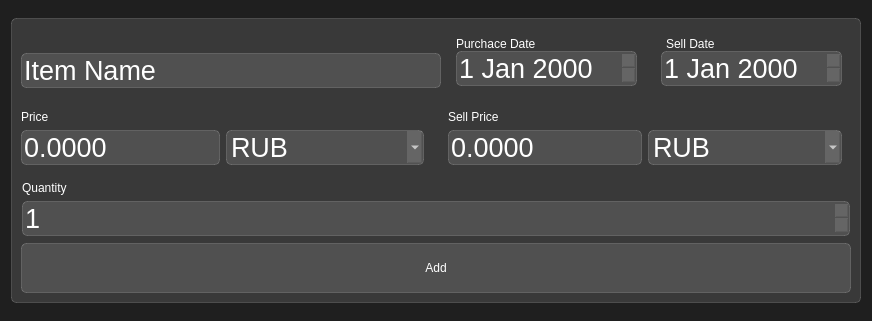
<?xml version="1.0" encoding="UTF-8"?>
<ui version="4.0">
 <class>Dialog</class>
 <widget class="QDialog" name="Dialog">
  <property name="geometry">
   <rect>
    <x>0</x>
    <y>0</y>
    <width>872</width>
    <height>321</height>
   </rect>
  </property>
  <property name="windowTitle">
   <string>Dialog</string>
  </property>
  <property name="styleSheet">
   <string notr="true">background-color: rgb(31, 31, 31);
color: rgb(255, 255, 255);</string>
  </property>
  <layout class="QHBoxLayout" name="horizontalLayout_2">
   <item>
    <widget class="QFrame" name="frame">
     <property name="sizePolicy">
      <sizepolicy hsizetype="Preferred" vsizetype="Maximum">
       <horstretch>0</horstretch>
       <verstretch>0</verstretch>
      </sizepolicy>
     </property>
     <property name="styleSheet">
      <string notr="true">background-color: rgba(255, 255, 255, 30);
border: 1px solid rgba(255, 255, 255, 40);
border-radius: 5px;</string>
     </property>
     <property name="frameShape">
      <enum>QFrame::StyledPanel</enum>
     </property>
     <property name="frameShadow">
      <enum>QFrame::Raised</enum>
     </property>
     <layout class="QVBoxLayout" name="verticalLayout_11">
      <property name="spacing">
       <number>6</number>
      </property>
      <item>
       <layout class="QHBoxLayout" name="horizontalLayout_4">
        <item>
         <widget class="QLineEdit" name="item_name">
          <property name="font">
           <font>
            <pointsize>20</pointsize>
           </font>
          </property>
          <property name="styleSheet">
           <string notr="true">margin-top:18px;</string>
          </property>
          <property name="text">
           <string>Item Name</string>
          </property>
         </widget>
        </item>
        <item>
         <widget class="QFrame" name="purch_date_frame">
          <property name="sizePolicy">
           <sizepolicy hsizetype="Preferred" vsizetype="Maximum">
            <horstretch>0</horstretch>
            <verstretch>0</verstretch>
           </sizepolicy>
          </property>
          <property name="styleSheet">
           <string notr="true">QFrame{
background-color: none;
border:none;
}
</string>
          </property>
          <layout class="QVBoxLayout" name="verticalLayout">
           <property name="spacing">
            <number>0</number>
           </property>
           <item>
            <widget class="QLabel" name="label">
             <property name="maximumSize">
              <size>
               <width>16777215</width>
               <height>20</height>
              </size>
             </property>
             <property name="styleSheet">
              <string notr="true">background-color: none;
border: none;
</string>
             </property>
             <property name="text">
              <string>Purchace Date</string>
             </property>
             <property name="margin">
              <number>0</number>
             </property>
            </widget>
           </item>
           <item>
            <widget class="QDateEdit" name="buy_date_ui">
             <property name="font">
              <font>
               <pointsize>20</pointsize>
              </font>
             </property>
             <property name="styleSheet">
              <string notr="true">
QCalendarWidget QToolButton {
  font-size: 20pt;
  }
/* header row */
  QCalendarWidget QWidget { alternate-background-color: rgb(128, 128, 128); }

  /* normal days */
  QCalendarWidget QAbstractItemView:enabled 
  {
  	font-size:20px;  
  	color: rgb(255, 255, 255);  
  	background-color: rgba(255, 255, 255, 30);  
  	selection-background-color: rgb(64, 64, 64); 
  	selection-color: rgb(0, 255, 0); 
  }
QCalendarWidget QAbstractItemView:disabled 
{ 
color: rgb(64, 64, 64); 
}</string>
             </property>
             <property name="calendarPopup">
              <bool>false</bool>
             </property>
            </widget>
           </item>
          </layout>
         </widget>
        </item>
        <item>
         <widget class="QFrame" name="sell_date_frame">
          <property name="sizePolicy">
           <sizepolicy hsizetype="Preferred" vsizetype="Maximum">
            <horstretch>0</horstretch>
            <verstretch>0</verstretch>
           </sizepolicy>
          </property>
          <property name="styleSheet">
           <string notr="true">QFrame{
background-color: none;
border:none;
}
</string>
          </property>
          <layout class="QVBoxLayout" name="verticalLayout_2">
           <property name="spacing">
            <number>0</number>
           </property>
           <item>
            <widget class="QLabel" name="label_2">
             <property name="maximumSize">
              <size>
               <width>16777215</width>
               <height>20</height>
              </size>
             </property>
             <property name="styleSheet">
              <string notr="true">background-color: none;
border: none;
margin-left: 2px;</string>
             </property>
             <property name="text">
              <string>Sell Date</string>
             </property>
            </widget>
           </item>
           <item>
            <widget class="QDateEdit" name="sell_date_ui">
             <property name="font">
              <font>
               <pointsize>20</pointsize>
              </font>
             </property>
             <property name="styleSheet">
              <string notr="true">
QCalendarWidget QToolButton {
  font-size: 20pt;
  }
/* header row */
  QCalendarWidget QWidget { alternate-background-color: rgb(128, 128, 128); }

  /* normal days */
  QCalendarWidget QAbstractItemView:enabled 
  {
  	font-size:20px;  
  	color: rgb(255, 255, 255);  
  	background-color: rgba(255, 255, 255, 30);  
  	selection-background-color: rgb(64, 64, 64); 
  	selection-color: rgb(0, 255, 0); 
  }
QCalendarWidget QAbstractItemView:disabled 
{ 
color: rgb(64, 64, 64); 
}</string>
             </property>
             <property name="calendarPopup">
              <bool>false</bool>
             </property>
            </widget>
           </item>
          </layout>
         </widget>
        </item>
       </layout>
      </item>
      <item>
       <layout class="QHBoxLayout" name="horizontalLayout_5">
        <item>
         <widget class="QFrame" name="price_frame">
          <property name="sizePolicy">
           <sizepolicy hsizetype="Preferred" vsizetype="Maximum">
            <horstretch>0</horstretch>
            <verstretch>0</verstretch>
           </sizepolicy>
          </property>
          <property name="styleSheet">
           <string notr="true">QFrame{
background-color: none;
border:none;
}
</string>
          </property>
          <layout class="QVBoxLayout" name="verticalLayout_3">
           <property name="leftMargin">
            <number>0</number>
           </property>
           <item>
            <widget class="QLabel" name="label_3">
             <property name="maximumSize">
              <size>
               <width>16777215</width>
               <height>20</height>
              </size>
             </property>
             <property name="styleSheet">
              <string notr="true">background-color: none;
border: none;</string>
             </property>
             <property name="text">
              <string>Price</string>
             </property>
            </widget>
           </item>
           <item>
            <layout class="QHBoxLayout" name="horizontalLayout_3">
             <item>
              <widget class="QDoubleSpinBox" name="buy_price_ui">
               <property name="font">
                <font>
                 <pointsize>20</pointsize>
                </font>
               </property>
               <property name="styleSheet">
                <string notr="true">font-size: 20pt;
</string>
               </property>
               <property name="buttonSymbols">
                <enum>QAbstractSpinBox::NoButtons</enum>
               </property>
               <property name="decimals">
                <number>4</number>
               </property>
               <property name="maximum">
                <double>99999999999999991611392.000000000000000</double>
               </property>
               <property name="stepType">
                <enum>QAbstractSpinBox::DefaultStepType</enum>
               </property>
              </widget>
             </item>
             <item>
              <widget class="QComboBox" name="buy_currency_ui">
               <property name="minimumSize">
                <size>
                 <width>95</width>
                 <height>0</height>
                </size>
               </property>
               <property name="font">
                <font>
                 <pointsize>20</pointsize>
                </font>
               </property>
               <property name="styleSheet">
                <string notr="true">QComboBox {
   
}

QComboBox:editable {
    
}
QComboBox QAbstractItemView {

	background-color: rgb(31, 31, 31);
}
QComboBox:!editable, QComboBox::drop-down:editable {
     
}

/* QComboBox gets the &quot;on&quot; state when the popup is open */
QComboBox:!editable:on, QComboBox::drop-down:editable:on {
   
}

QComboBox:on { /* shift the text when the popup opens */
    
}

QComboBox::drop-down {
    
}


</string>
               </property>
               <item>
                <property name="text">
                 <string>RUB</string>
                </property>
               </item>
               <item>
                <property name="text">
                 <string>USDT</string>
                </property>
               </item>
               <item>
                <property name="text">
                 <string>ADA</string>
                </property>
               </item>
               <item>
                <property name="text">
                 <string>ETH</string>
                </property>
               </item>
              </widget>
             </item>
            </layout>
           </item>
          </layout>
         </widget>
        </item>
        <item>
         <widget class="QFrame" name="sell_frame">
          <property name="sizePolicy">
           <sizepolicy hsizetype="Preferred" vsizetype="Maximum">
            <horstretch>0</horstretch>
            <verstretch>0</verstretch>
           </sizepolicy>
          </property>
          <property name="styleSheet">
           <string notr="true">QFrame{
background-color: none;
border:none;
}
</string>
          </property>
          <layout class="QVBoxLayout" name="verticalLayout_4">
           <item>
            <widget class="QLabel" name="label_4">
             <property name="maximumSize">
              <size>
               <width>16777215</width>
               <height>20</height>
              </size>
             </property>
             <property name="styleSheet">
              <string notr="true">background-color: none;
border: none;</string>
             </property>
             <property name="text">
              <string>Sell Price</string>
             </property>
            </widget>
           </item>
           <item>
            <layout class="QHBoxLayout" name="horizontalLayout">
             <item>
              <widget class="QDoubleSpinBox" name="sell_price_ui">
               <property name="styleSheet">
                <string notr="true">font-size: 20pt;
</string>
               </property>
               <property name="buttonSymbols">
                <enum>QAbstractSpinBox::NoButtons</enum>
               </property>
               <property name="correctionMode">
                <enum>QAbstractSpinBox::CorrectToPreviousValue</enum>
               </property>
               <property name="decimals">
                <number>4</number>
               </property>
               <property name="maximum">
                <double>99999999999999991611392.000000000000000</double>
               </property>
               <property name="stepType">
                <enum>QAbstractSpinBox::DefaultStepType</enum>
               </property>
              </widget>
             </item>
             <item>
              <widget class="QComboBox" name="sell_currency_ui">
               <property name="minimumSize">
                <size>
                 <width>95</width>
                 <height>0</height>
                </size>
               </property>
               <property name="font">
                <font>
                 <pointsize>20</pointsize>
                </font>
               </property>
               <property name="styleSheet">
                <string notr="true">QComboBox {
   
}

QComboBox:editable {
    
}
QComboBox QAbstractItemView {

	background-color: rgb(31, 31, 31);
}
QComboBox:!editable, QComboBox::drop-down:editable {
     
}

/* QComboBox gets the &quot;on&quot; state when the popup is open */
QComboBox:!editable:on, QComboBox::drop-down:editable:on {
   
}

QComboBox:on { /* shift the text when the popup opens */
    
}

QComboBox::drop-down {
    
}


</string>
               </property>
               <item>
                <property name="text">
                 <string>RUB</string>
                </property>
               </item>
               <item>
                <property name="text">
                 <string>USDT</string>
                </property>
               </item>
               <item>
                <property name="text">
                 <string>ADA</string>
                </property>
               </item>
               <item>
                <property name="text">
                 <string>ETH</string>
                </property>
               </item>
              </widget>
             </item>
            </layout>
           </item>
          </layout>
         </widget>
        </item>
       </layout>
      </item>
      <item>
       <widget class="QFrame" name="q_frame">
        <property name="sizePolicy">
         <sizepolicy hsizetype="Preferred" vsizetype="Maximum">
          <horstretch>0</horstretch>
          <verstretch>0</verstretch>
         </sizepolicy>
        </property>
        <property name="styleSheet">
         <string notr="true">QFrame{
background-color: none;
border:none;
}
</string>
        </property>
        <layout class="QVBoxLayout" name="verticalLayout_5">
         <property name="spacing">
          <number>6</number>
         </property>
         <property name="leftMargin">
          <number>1</number>
         </property>
         <property name="topMargin">
          <number>1</number>
         </property>
         <property name="rightMargin">
          <number>1</number>
         </property>
         <property name="bottomMargin">
          <number>1</number>
         </property>
         <item>
          <widget class="QLabel" name="label_5">
           <property name="maximumSize">
            <size>
             <width>16777215</width>
             <height>20</height>
            </size>
           </property>
           <property name="styleSheet">
            <string notr="true">background-color: none;
border: none;
</string>
           </property>
           <property name="text">
            <string>Quantity</string>
           </property>
          </widget>
         </item>
         <item>
          <widget class="QSpinBox" name="quantity_ui">
           <property name="styleSheet">
            <string notr="true">font-size: 20pt;
</string>
           </property>
           <property name="minimum">
            <number>1</number>
           </property>
          </widget>
         </item>
        </layout>
       </widget>
      </item>
      <item>
       <widget class="QPushButton" name="add_dialog_button">
        <property name="minimumSize">
         <size>
          <width>0</width>
          <height>50</height>
         </size>
        </property>
        <property name="styleSheet">
         <string notr="true">QPushButton{
background-color: rgba(255, 255, 255, 30);
border: 1px solid rgba(255, 255, 255, 40);
border-radius: 5px;
}
QPushButton::hover{
background-color: rgba(255, 255, 255, 40);
}
QPushButton::pressed{
background-color: rgba(255, 255, 255, 50);
}</string>
        </property>
        <property name="text">
         <string>Add</string>
        </property>
       </widget>
      </item>
     </layout>
    </widget>
   </item>
  </layout>
 </widget>
 <resources/>
 <connections/>
</ui>
